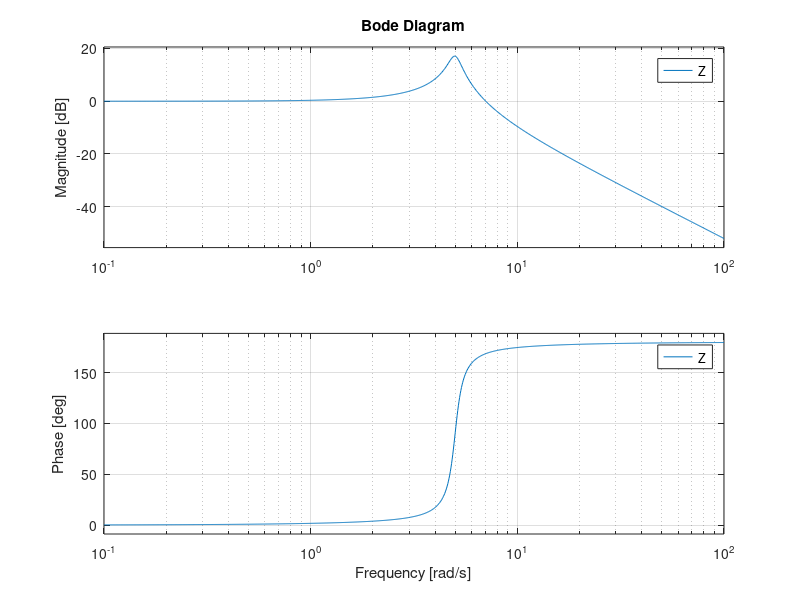
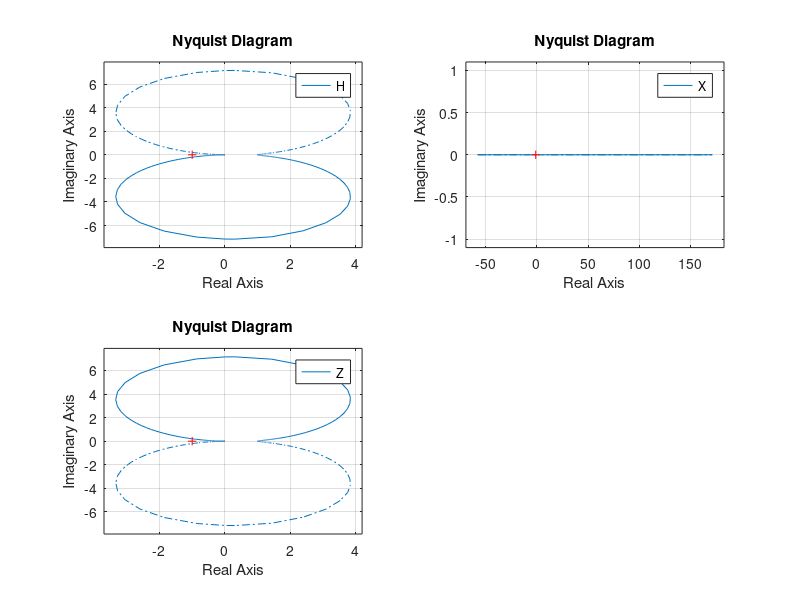
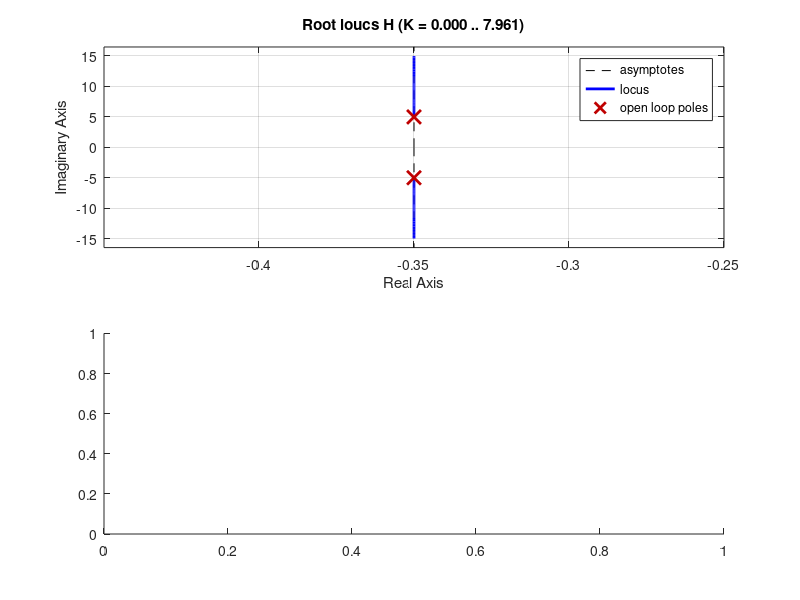

Write MATLAB code to recreate these figures, in order.
figure;
H = tf([0 0 25],[1 0.7 25]);
subplot(2,2,1);
bode(H);
X = tf([0 0 25],[1 0 25]);
subplot(2,2,2);
bode(X);
Z = tf([0 0 25],[1 -0.7 25]);
subplot(2,2,3);
bode(Z);
hold off;
figure;
subplot(2,2,1);
nyquist(H);
subplot(2,2,2);
nyquist(X);
subplot(2,2,3);
nyquist(Z);
hold off;
figure;
rlocus(X);
subplot(2,1,1);
rlocus(H);
subplot(2,1,2);
